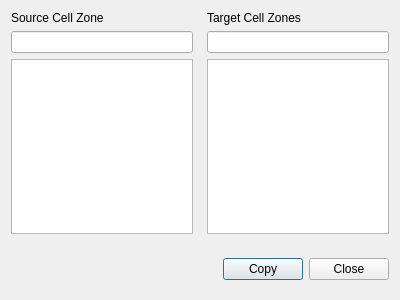
<?xml version="1.0" encoding="UTF-8"?>
<ui version="4.0">
 <class>CopyDialog</class>
 <widget class="QDialog" name="CopyDialog">
  <property name="geometry">
   <rect>
    <x>0</x>
    <y>0</y>
    <width>400</width>
    <height>300</height>
   </rect>
  </property>
  <property name="windowTitle">
   <string>Copy Cell Zone Conditions</string>
  </property>
  <layout class="QVBoxLayout" name="verticalLayout_3">
   <item>
    <widget class="QWidget" name="widget_3" native="true">
     <layout class="QHBoxLayout" name="horizontalLayout">
      <property name="leftMargin">
       <number>0</number>
      </property>
      <property name="topMargin">
       <number>0</number>
      </property>
      <property name="rightMargin">
       <number>0</number>
      </property>
      <property name="bottomMargin">
       <number>0</number>
      </property>
      <item>
       <widget class="QWidget" name="widget" native="true">
        <layout class="QVBoxLayout" name="verticalLayout">
         <property name="leftMargin">
          <number>0</number>
         </property>
         <property name="topMargin">
          <number>0</number>
         </property>
         <property name="rightMargin">
          <number>4</number>
         </property>
         <item>
          <widget class="QLabel" name="label">
           <property name="text">
            <string>Source Cell Zone</string>
           </property>
          </widget>
         </item>
         <item>
          <widget class="QLineEdit" name="sourceFilter"/>
         </item>
         <item>
          <widget class="QListWidget" name="source">
           <property name="sortingEnabled">
            <bool>true</bool>
           </property>
          </widget>
         </item>
        </layout>
       </widget>
      </item>
      <item>
       <widget class="QWidget" name="widget_2" native="true">
        <layout class="QVBoxLayout" name="verticalLayout_2">
         <property name="leftMargin">
          <number>4</number>
         </property>
         <property name="topMargin">
          <number>0</number>
         </property>
         <property name="rightMargin">
          <number>0</number>
         </property>
         <item>
          <widget class="QLabel" name="label_2">
           <property name="text">
            <string>Target Cell Zones</string>
           </property>
          </widget>
         </item>
         <item>
          <widget class="QLineEdit" name="targetFilter"/>
         </item>
         <item>
          <widget class="QListWidget" name="targets">
           <property name="selectionMode">
            <enum>QAbstractItemView::SelectionMode::ExtendedSelection</enum>
           </property>
           <property name="sortingEnabled">
            <bool>true</bool>
           </property>
          </widget>
         </item>
        </layout>
       </widget>
      </item>
     </layout>
    </widget>
   </item>
   <item>
    <widget class="QWidget" name="widget_4" native="true">
     <layout class="QHBoxLayout" name="horizontalLayout_3">
      <property name="rightMargin">
       <number>0</number>
      </property>
      <item>
       <spacer name="horizontalSpacer_2">
        <property name="orientation">
         <enum>Qt::Orientation::Horizontal</enum>
        </property>
        <property name="sizeHint" stdset="0">
         <size>
          <width>208</width>
          <height>20</height>
         </size>
        </property>
       </spacer>
      </item>
      <item>
       <widget class="QPushButton" name="copy">
        <property name="text">
         <string>Copy</string>
        </property>
        <property name="default">
         <bool>true</bool>
        </property>
       </widget>
      </item>
      <item>
       <widget class="QPushButton" name="close">
        <property name="text">
         <string>Close</string>
        </property>
       </widget>
      </item>
     </layout>
    </widget>
   </item>
  </layout>
 </widget>
 <resources/>
 <connections/>
</ui>
